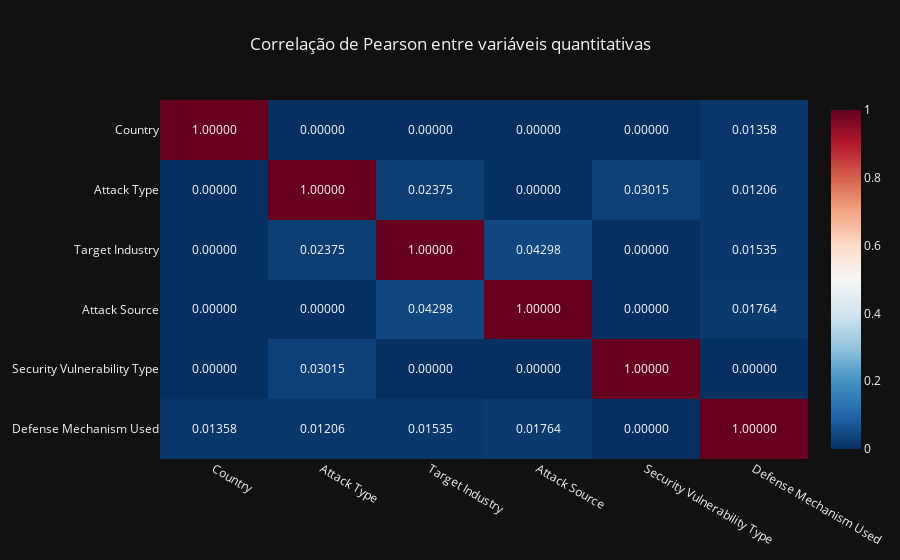

Here is the notebook cell this chart was saved with:
### Markdown cell above
### Associação entre variáveis categóricas

Para mensurar o grau de associação entre variáveis categóricas, utilizei o V de Cramér, que varia de 0 (sem associação) a 1 (associação perfeita). A correção para viés amostral foi aplicada para garantir maior precisão.

### Code cell
# Filtrando apenas colunas categóricas
cat_cols = df.select_dtypes(include='object').columns

def cramers_v(x, y):
    confusion_matrix = pd.crosstab(x, y)
    chi2 = stats.chi2_contingency(confusion_matrix)[0]
    n = confusion_matrix.sum().sum()
    phi2 = chi2 / n
    r, k = confusion_matrix.shape
    phi2corr = max(0, phi2 - ((k-1)*(r-1))/(n-1))
    rcorr = r - ((r-1)**2)/(n-1)
    kcorr = k - ((k-1)**2)/(n-1)
    return np.sqrt(phi2corr / min((kcorr-1), (rcorr-1)))

# Criar uma matriz V de Cramér
cramers_results = pd.DataFrame(index=cat_cols, columns=cat_cols)

for col1 in cat_cols:
    for col2 in cat_cols:
        cramers_results.loc[col1, col2] = cramers_v(df[col1], df[col2])

# Converter para float
cramers_results = cramers_results.astype(float)

# Plotar o heatmap
fig = px.imshow(cramers_results,
                text_auto=".5f",
                aspect="auto",
                title='Correlação de Pearson entre variáveis quantitativas',
                color_continuous_scale='RdBu_r')

fig.update_layout(
    title_x=0.5  # Centraliza o título
)

fig.show()

### Figure 1 — Plotly figure (JSON) as saved in the notebook; plotly's stock layout.template omitted (floating-point values rounded to 4 significant figures)
{"data": [{"coloraxis": "coloraxis", "name": "0", "texttemplate": "%{z:.5f}", "x": ["Country", "Attack Type", "Target Industry", "Attack Source", "Security Vulnerability Type", "Defense Mechanism Used"], "y": ["Country", "Attack Type", "Target Industry", "Attack Source", "Security Vulnerability Type", "Defense Mechanism Used"], "z": [[1.0, 0.0, 0.0, 0.0, 0.0, 0.01358], [0.0, 1.0, 0.02375, 0.0, 0.03015, 0.01206], [0.0, 0.02375, 1.0, 0.04298, 0.0, 0.01535], [0.0, 0.0, 0.04298, 1.0, 0.0, 0.01764], [0.0, 0.03015, 0.0, 0.0, 1.0, 0.0], [0.01358, 0.01206, 0.01535, 0.01764, 0.0, 1.0]], "type": "heatmap", "xaxis": "x", "yaxis": "y", "hovertemplate": "x: %{x}<br>y: %{y}<br>color: %{z}<extra></extra>"}], "layout": {"xaxis": {"anchor": "y", "domain": [0.0, 1.0]}, "yaxis": {"anchor": "x", "domain": [0.0, 1.0], "autorange": "reversed"}, "coloraxis": {"colorscale": [[0.0, "rgb(5,48,97)"], [0.1, "rgb(33,102,172)"], [0.2, "rgb(67,147,195)"], [0.3, "rgb(146,197,222)"], [0.4, "rgb(209,229,240)"], [0.5, "rgb(247,247,247)"], [0.6, "rgb(253,219,199)"], [0.7, "rgb(244,165,130)"], [0.8, "rgb(214,96,77)"], [0.9, "rgb(178,24,43)"], [1.0, "rgb(103,0,31)"]]}, "title": {"text": "Correlação de Pearson entre variáveis quantitativas", "x": 0.5}}}
